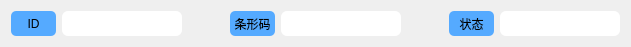
  <widget class="QWidget" name="layoutWidget">
   <property name="geometry">
    <rect>
     <x>30</x>
     <y>90</y>
     <width>631</width>
     <height>27</height>
    </rect>
   </property>
   <layout class="QGridLayout" name="gridLayout">
    <item row="0" column="3">
     <widget class="QLabel" name="label_2">
      <property name="minimumSize">
       <size>
        <width>45</width>
        <height>25</height>
       </size>
      </property>
      <property name="styleSheet">
       <string notr="true">border-radius: 5px;
background-color: rgb(85, 170, 255);</string>
      </property>
      <property name="text">
       <string>条形码</string>
      </property>
      <property name="alignment">
       <set>Qt::AlignCenter</set>
      </property>
     </widget>
    </item>
    <item row="0" column="1">
     <widget class="QLineEdit" name="le_ID">
      <property name="minimumSize">
       <size>
        <width>120</width>
        <height>25</height>
       </size>
      </property>
      <property name="styleSheet">
       <string notr="true">border-radius: 6px;
</string>
      </property>
      <property name="alignment">
       <set>Qt::AlignCenter</set>
      </property>
     </widget>
    </item>
    <item row="0" column="4">
     <widget class="QLineEdit" name="le_Code">
      <property name="minimumSize">
       <size>
        <width>120</width>
        <height>25</height>
       </size>
      </property>
      <property name="styleSheet">
       <string notr="true">border-radius: 6px;
</string>
      </property>
      <property name="alignment">
       <set>Qt::AlignCenter</set>
      </property>
     </widget>
    </item>
    <item row="0" column="6">
     <widget class="QLabel" name="label_3">
      <property name="minimumSize">
       <size>
        <width>45</width>
        <height>25</height>
       </size>
      </property>
      <property name="styleSheet">
       <string notr="true">border-radius: 5px;
background-color: rgb(85, 170, 255);</string>
      </property>
      <property name="text">
       <string>状态</string>
      </property>
      <property name="alignment">
       <set>Qt::AlignCenter</set>
      </property>
     </widget>
    </item>
    <item row="0" column="7">
     <widget class="QLineEdit" name="le_State">
      <property name="minimumSize">
       <size>
        <width>120</width>
        <height>25</height>
       </size>
      </property>
      <property name="styleSheet">
       <string notr="true">border-radius: 6px;
</string>
      </property>
      <property name="alignment">
       <set>Qt::AlignCenter</set>
      </property>
     </widget>
    </item>
    <item row="0" column="0">
     <widget class="QLabel" name="label">
      <property name="minimumSize">
       <size>
        <width>45</width>
        <height>25</height>
       </size>
      </property>
      <property name="styleSheet">
       <string notr="true">border-radius: 5px;
background-color: rgb(85, 170, 255);</string>
      </property>
      <property name="text">
       <string>ID</string>
      </property>
      <property name="alignment">
       <set>Qt::AlignCenter</set>
      </property>
     </widget>
    </item>
    <item row="0" column="2">
     <spacer name="horizontalSpacer">
      <property name="orientation">
       <enum>Qt::Horizontal</enum>
      </property>
      <property name="sizeHint" stdset="0">
       <size>
        <width>40</width>
        <height>20</height>
       </size>
      </property>
     </spacer>
    </item>
    <item row="0" column="5">
     <spacer name="horizontalSpacer_2">
      <property name="orientation">
       <enum>Qt::Horizontal</enum>
      </property>
      <property name="sizeHint" stdset="0">
       <size>
        <width>40</width>
        <height>20</height>
       </size>
      </property>
     </spacer>
    </item>
   </layout>
  </widget>
